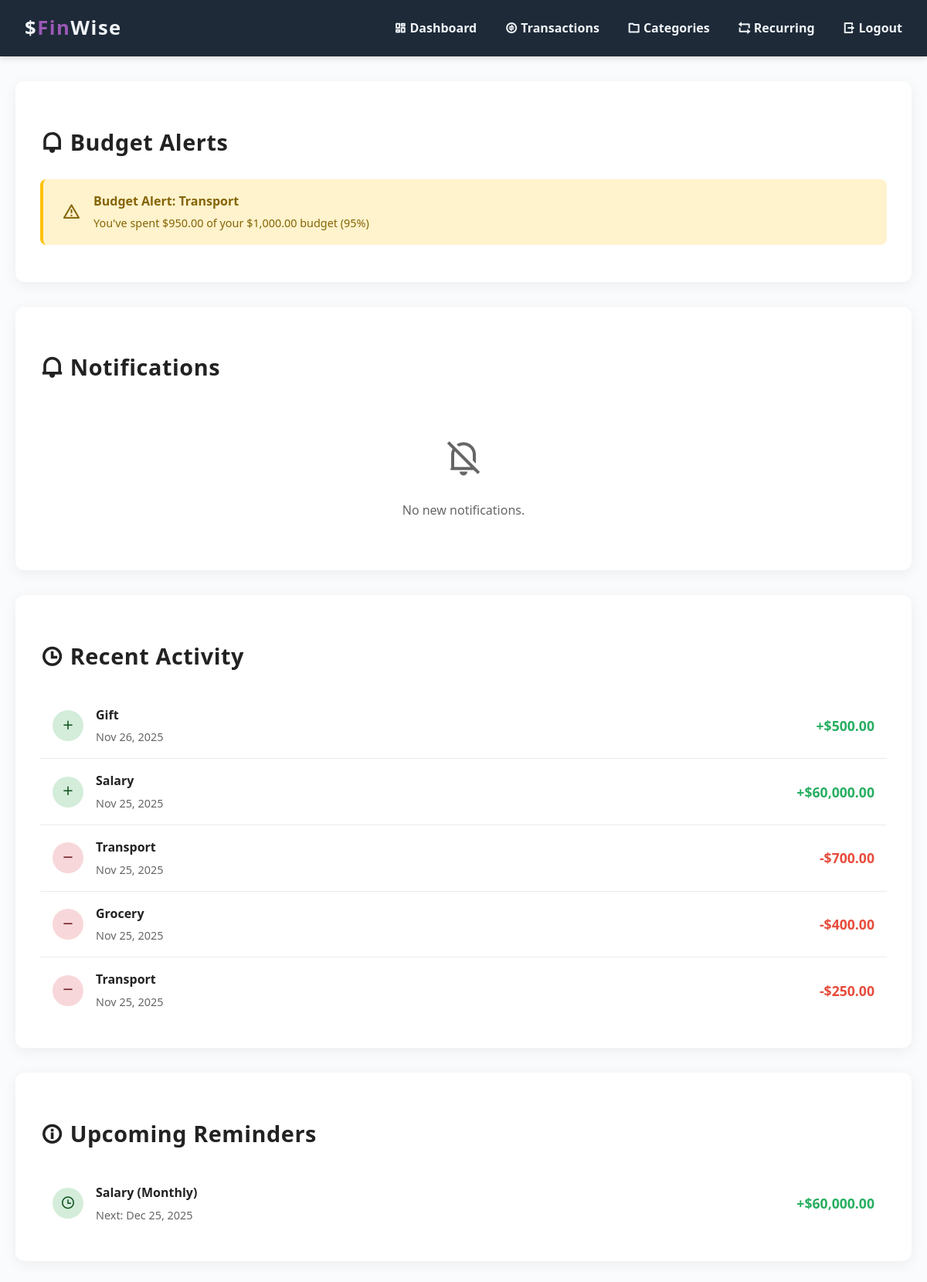
The page /notifications.php (signed in) on the database its author committed.
### tables this page shows
CREATE TABLE `recurring_transactions` (
  `id` int(11) NOT NULL,
  `user_id` int(11) NOT NULL,
  `type` enum('income','expense') NOT NULL,
  `description` varchar(255) NOT NULL,
  `amount` decimal(10,2) NOT NULL,
  `frequency` enum('daily','weekly','bi-weekly','monthly','quarterly','yearly') NOT NULL,
  `start_date` date NOT NULL,
  `category` varchar(100) DEFAULT NULL,
  `last_added_date` date DEFAULT NULL,
  `is_active` tinyint(1) DEFAULT 1,
  `created_at` timestamp NOT NULL DEFAULT current_timestamp()
);

### notifications.php (the view, shortened to what this page needs)
<?php
include 'db.php';
$user_id = $_SESSION['user_id'];
$budget_alerts = [];
$current_month = date('Y-m');
$sql = "SELECT b.category, b.limit_amount, COALESCE(SUM(e.amount), 0) as spent
        FROM budget b
        LEFT JOIN expenses e ON b.category = e.category
            AND e.user_id = b.user_id
            AND DATE_FORMAT(e.date, '%Y-%m') = b.month_year
        WHERE b.user_id = ? AND b.month_year = ?
        GROUP BY b.category, b.limit_amount";
$stmt = $conn->prepare($sql);
$stmt->bind_param("is", $user_id, $current_month);
$stmt->execute();
$result = $stmt->get_result();
while ($row = $result->fetch_assoc()) {
    $percentage = $row['limit_amount'] > 0 ? ($row['spent'] / $row['limit_amount']) * 100 : 0;
    if ($percentage >= 80) {
        $budget_alerts[] = [
            'category' => $row['category'],
            'spent' => $row['spent'],
            'limit' => $row['limit_amount'],
            'percentage' => round($percentage, 1),
            'severity' => $percentage >= 100 ? 'danger' : 'warning'
        ];
    }
}
$notifications = [];
$recurring_reminders = [];
$sql = "SELECT description, frequency, start_date, last_added_date, amount, type
        FROM recurring_transactions
        WHERE user_id = ? AND is_active = 1
        ORDER BY start_date ASC";
$stmt = $conn->prepare($sql);
$stmt->bind_param("i", $user_id);
$stmt->execute();
$result = $stmt->get_result();
while ($row = $result->fetch_assoc()) {
    $last_added = $row['last_added_date'] ?? $row['start_date'];
    $next_date = getNextDate($last_added, $row['frequency']);
    if (strtotime($next_date) <= strtotime('+30 days')) {
        $recurring_reminders[] = [
            'description' => $row['description'],
            'frequency' => $row['frequency'],
            'next_date' => $next_date,
            'amount' => $row['amount'],
            'type' => $row['type']
        ];
    }
}
function getNextDate($last_date, $frequency) {
    $date = new DateTime($last_date);
    switch ($frequency) {
        case 'monthly':
            $date->modify('+1 month');
            break;
    }
    return $date->format('Y-m-d');
}
$recent_activity = [];
$sql = "SELECT 'income' as type, source as description, amount, date
        FROM income WHERE user_id = ? AND date >= DATE_SUB(CURDATE(), INTERVAL 7 DAY)
        UNION ALL
        SELECT 'expense' as type, category as description, amount, date
        FROM expenses WHERE user_id = ? AND date >= DATE_SUB(CURDATE(), INTERVAL 7 DAY)
        ORDER BY date DESC LIMIT 10";
$stmt = $conn->prepare($sql);
$stmt->bind_param("ii", $user_id, $user_id);
$stmt->execute();
$result = $stmt->get_result();
while ($row = $result->fetch_assoc()) {
    $recent_activity[] = $row;
}
?>
<!DOCTYPE html>
<html lang="en">
<head>
    <link rel="stylesheet" href="https://cdn.jsdelivr.net/npm/remixicon/fonts/remixicon.css" />
</head>
<body>
<nav>
    <div class="logo">$<span>Fin</span>Wise</div>
    <div class="nav-links">
        <a href="dashboard.php"><i class="ri-dashboard-line"></i> Dashboard</a>
        <a href="../dbms/transaction.php"><i class="ri-exchange-line"></i> Transactions</a>
        <a href="manage_categories.php"><i class="ri-folder-line"></i> Categories</a>
        <a href="recurring_transactions.php"><i class="ri-repeat-line"></i> Recurring</a>
        <a href="logout.php"><i class="ri-logout-box-r-line"></i> Logout</a>
    </div>
</nav>
<main>
    <div class="section">
        <h2><i class="ri-notification-line"></i> Budget Alerts</h2>
        <?php if (empty($budget_alerts)): ?>
            <div class="no-alerts">
                <i class="ri-check-circle-line"></i>
                <div>No budget alerts at this time. You're staying within your limits!</div>
            </div>
        <?php else: ?>
            <?php foreach ($budget_alerts as $alert): ?>
                <div class="alert <?php echo $alert['severity']; ?>">
                    <i class="ri-alert-line"></i>
                    <div class="alert-content">
                        <div class="alert-title">Budget Alert: <?php echo htmlspecialchars($alert['category']); ?></div>
                        <div class="alert-message">
                            You've spent $<?php echo number_format($alert['spent'], 2); ?> of your $<?php echo number_format($alert['limit'], 2); ?> budget
                            (<?php echo $alert['percentage']; ?>%)
                        </div>
                    </div>
                </div>
            <?php endforeach; ?>
        <?php endif; ?>
    </div>
    <div class="section">
        <h2><i class="ri-notification-2-line"></i> Notifications</h2>
        <?php if (empty($notifications)): ?>
            <div class="no-alerts">
                <i class="ri-notification-off-line"></i>
                <div>No new notifications.</div>
            </div>
        <?php endif; ?>
    </div>
    <div class="section">
        <h2><i class="ri-time-line"></i> Recent Activity</h2>
        <?php if (empty($recent_activity)): ?>
            <div class="no-alerts">
                <i class="ri-calendar-line"></i>
                <div>No recent activity in the last 7 days.</div>
            </div>
        <?php else: ?>
            <?php foreach ($recent_activity as $activity): ?>
                <div class="activity-item">
                    <div class="activity-icon <?php echo $activity['type']; ?>-icon">
                        <i class="ri-<?php echo $activity['type'] === 'income' ? 'add' : 'subtract'; ?>-line"></i>
                    </div>
                    <div class="activity-content">
                        <div class="activity-title"><?php echo htmlspecialchars($activity['description']); ?></div>
                        <div class="activity-details"><?php echo date("M j, Y", strtotime($activity['date'])); ?></div>
                    </div>
                    <div class="activity-amount <?php echo $activity['type']; ?>-amount">
                        <?php echo $activity['type'] === 'income' ? '+' : '-'; ?>$<?php echo number_format($activity['amount'], 2); ?>
                    </div>
                </div>
            <?php endforeach; ?>
        <?php endif; ?>
    </div>
    <div class="section">
        <h2><i class="ri-information-line"></i> Upcoming Reminders</h2>
        <?php if (empty($recurring_reminders)): ?>
            <div class="no-alerts">
                <i class="ri-calendar-check-line"></i>
                <div>No upcoming recurring transactions in the next 30 days.</div>
            </div>
        <?php else: ?>
            <?php foreach ($recurring_reminders as $reminder): ?>
                <div class="activity-item">
                    <div class="activity-icon <?php echo $reminder['type']; ?>-icon">
                        <i class="ri-time-line"></i>
                    </div>
                    <div class="activity-content">
                        <div class="activity-title"><?php echo htmlspecialchars($reminder['description']); ?> (<?php echo ucfirst($reminder['frequency']); ?>)</div>
                        <div class="activity-details">Next: <?php echo date("M j, Y", strtotime($reminder['next_date'])); ?></div>
                    </div>
                    <div class="activity-amount <?php echo $reminder['type']; ?>-amount">
                        <?php echo $reminder['type'] === 'income' ? '+' : '-'; ?>$<?php echo number_format($reminder['amount'], 2); ?>
                    </div>
                </div>
            <?php endforeach; ?>
        <?php endif; ?>
    </div>
</main>
</body>
</html>

### notifications.php (style rules this page uses)
* { box-sizing: border-box; }
body { font-family: 'Segoe UI', Tahoma, Geneva, Verdana, sans-serif; background: #f9fbfc; margin: 0; padding: 0; color: #222; line-height: 1.6; }
nav { position: sticky; top: 0; background: #1e2a38; color: #f0f4f8; padding: 1rem 2rem; display: flex; justify-content: space-between; align-items: center; z-index: 999; box-shadow: 0 2px 8px rgba(0, 0, 0, 0.15); }
nav .logo { font-weight: 700; font-size: 1.6rem; letter-spacing: 1.5px; }
nav .logo span { color: #9b59b6; }
nav .nav-links a { color: #f0f4f8; margin-left: 2rem; text-decoration: none; font-weight: 600; font-size: 1rem; transition: color 0.3s ease; }
main { max-width: 1200px; margin: 2rem auto 4rem; padding: 0 1.25rem; }
.section { background: white; border-radius: 12px; box-shadow: 0 4px 18px rgba(0, 0, 0, 0.06); margin-bottom: 2rem; padding: 2rem; transition: box-shadow 0.3s ease; }
h2 { font-size: 1.8rem; margin-bottom: 1.5rem; font-weight: 700; color: #222; letter-spacing: 0.02em; }
.alert { display: flex; align-items: center; padding: 1rem 1.5rem; border-radius: 8px; margin-bottom: 1rem; border-left: 4px solid; }
.alert.warning { background: #fff3cd; border-left-color: #ffc107; color: #856404; }
.alert i { font-size: 1.5rem; margin-right: 1rem; }
.alert-content { flex: 1; }
.alert-title { font-weight: 700; margin-bottom: 0.25rem; }
.alert-message { font-size: 0.9rem; }
.activity-item { display: flex; align-items: center; padding: 1rem; border-bottom: 1px solid #e9ecef; }
.activity-item:last-child { border-bottom: none; }
.activity-icon { width: 40px; height: 40px; border-radius: 50%; display: flex; align-items: center; justify-content: center; margin-right: 1rem; font-size: 1.2rem; }
.income-icon { background: #d4edda; color: #155724; }
.expense-icon { background: #f8d7da; color: #721c24; }
.activity-content { flex: 1; }
.activity-title { font-weight: 600; margin-bottom: 0.25rem; }
.activity-details { font-size: 0.9rem; color: #666; }
.activity-amount { font-weight: 700; font-size: 1.1rem; }
.income-amount { color: #27ae60; }
.expense-amount { color: #e74c3c; }
.no-alerts { text-align: center; padding: 2rem; color: #666; }
.no-alerts i { font-size: 3rem; margin-bottom: 1rem; display: block; }

### rows shown on the page
recurring_transactions: description "Salary", frequency "Monthly", next_date "Dec 25, 2025", amount "60,000.00"

### other values the page prints
$alert['category'] "Transport"
$alert['spent'] "950.00"
$alert['limit'] "1,000.00"
$alert['percentage'] "95"
$activity['description'] "Gift"
date("M j, Y", strtotime($activity['date'])) "Nov 26, 2025"
$activity['amount'] "500.00"
$activity['description'] "Salary"
date("M j, Y", strtotime($activity['date'])) "Nov 25, 2025"
$activity['amount'] "60,000.00"
$activity['description'] "Transport"
$activity['amount'] "700.00"
$activity['description'] "Grocery"
$activity['amount'] "400.00"
$activity['amount'] "250.00"
